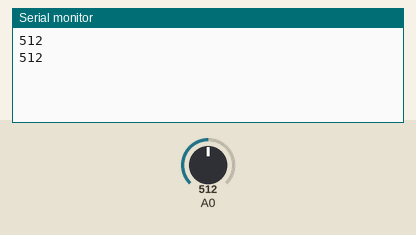
A sketch run on a simulated Arduino Uno, built with avr-gcc and run on an emulated ATmega328P. On the bench: the last lines printed to the serial monitor. The inputs (shaded band) are chosen by the test bench; at power-on: A0 = 512.

Above: at 2.8 s.
2.9 s: A0 set to 710
At 4.3 s:
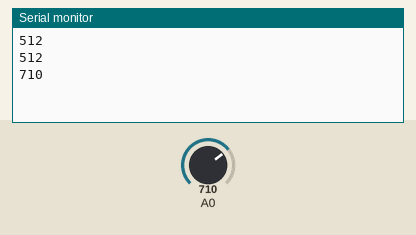
5.6 s: A0 set to 716
At 7.1 s:
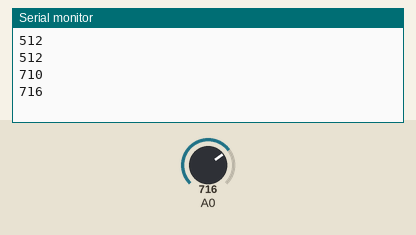
Timing chart, 0 to 8.6 s (numbered marks = the images above; inputs shaded):
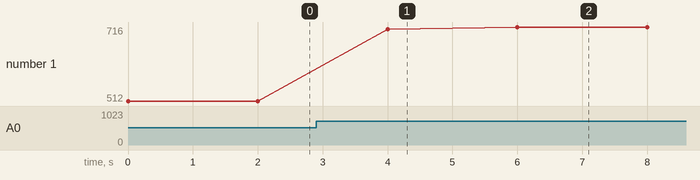

Measured:
- after the input at 2.9 s, the serial monitor: prints a new line after 1.1 s (image 1)
- after the input at 5.6 s, the serial monitor: prints a new line after 0.40 s (image 2)
- plotted number 1: 512 → 710 after the input at 2.9 s, 710 → 716 after the input at 5.6 s

The sketch:

Master.ino
```cpp
// Master
#include <SoftwareSerial.h>
SoftwareSerial BTSerial(10,11);
// sensor
int value;
//
void setup() {
  BTSerial.begin(38400);
  Serial.begin(9600);
}

void loop() {
  value = analogRead(A0);
  Serial.println(value);
  if (value <= 700) {
    BTSerial.write('0');
  } else {
    BTSerial.write('1');
  }
  delay(2000);
}
```
